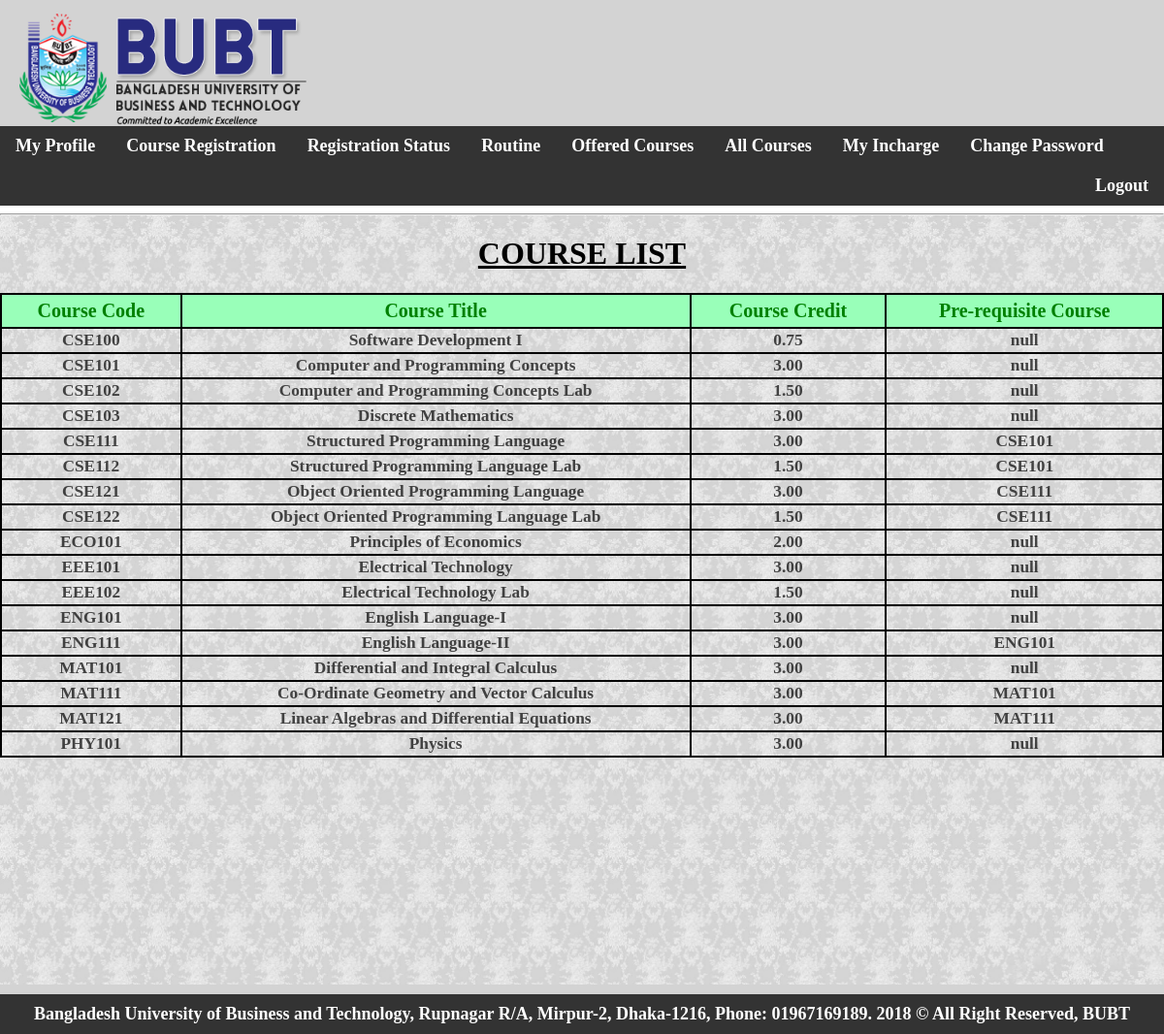
The page /stu_course_list.php (signed in) on the database its author committed.
### tables this page shows
CREATE TABLE `course` (
  `course_title` varchar(255) NOT NULL,
  `course_code` varchar(255) NOT NULL,
  `pre_req` varchar(255) NOT NULL,
  `department` varchar(255) NOT NULL,
  `credit` double(100,2) NOT NULL
);

### stu_course_list.php (the view, shortened to what this page needs)
<?php
$conn= mysqli_connect("localhost", "root", "", "course_list");
if($conn-> connect_error){
die("connection failed".$conn-> connect_error);
}
else{
if (isset($_SESSION['user1'])){$id = $_SESSION['user1'];
	$sql7= "select * from student WHERE `student_id` = $id";
$result7 = $conn-> query($sql7);
while($row7=$result7->fetch_assoc()){
$dept=$row7['department'];
}
}}
?>
<!DOCTYPE>
<html>
<head>
</head>
<body>
<?php
include "stu_header.php";
?>
<div class="bg-img">
<hr>
<h1 align="center"><u><B>COURSE LIST</b></u></h1>
<?php
$conn= mysqli_connect("localhost", "root", "", "course_list");
?>
<table style="float:center; width:100%; padding-left:440px;">
<tr>
<th bgcolor=#99ffb9>Course Code</th>
<th bgcolor=#99ffb9>Course Title</th>
<th bgcolor=#99ffb9>Course Credit</th>
<th bgcolor=#99ffb9>Pre-requisite Course</th>
</tr>
<?php
$sql= "select *from course WHERE department='$dept' ORDER BY department ASC,course_code ASC";
$result = $conn-> query($sql);
if($result-> num_rows > 0){
while ($row = $result-> fetch_assoc()){
echo "<tr>
<td>". $row["course_code"] ."</td>
<td>". $row["course_title"] ."</td>
<td>". $row["credit"] ."</td>
<td>". $row["pre_req"] ."</td>
</tr>";
}
echo "</table>";
?>
<br><br><br><br>
<?php
}
else{
echo "0 result";}
?>
<br><br><br><br><br><br><br><br><br>
</div>
<div class="footer">
  <ul><b>
  <li3><a>Bangladesh University of Business and Technology, Rupnagar R/A, Mirpur-2, Dhaka-1216, Phone: 01967169189. 2018 &#169; All Right Reserved, BUBT</a></li3>
</ul>
</div>
</body>
</html>

### style15.php (style rules this page uses)
body { margin: 0; padding:0; height:100% background-image:url("images/wall8.jpg"); background-size: cover; font-family: cambria math; }
.footer { padding: 10px 16px; color:black; background:lightgray; font-size:18px; }
table { //border: 1px solid black; border-collapse: collapse; padding-left:440px; }
th { border: 2px solid black; padding: 5px; text-align: center; color:green; font-size: 20px; }
td { border: 2px solid black; padding: 02px; text-align: center; font-weight:bold; font-size: 13pt; opacity: 0.7; }
ul { list-style-type: none; margin-top: 0px; margin-bottom: -10px; margin-right: -16px; margin-left: -16px; padding: 0px; overflow: hidden; background-color: #333; }
li3 { float: center; }
li3 a { display: block; color: white; text-align: center; padding: 10px 16px; text-decoration: none; }
* { box-sizing: border-box; }
.bg-img { background-image: url("images/wall8.jpg"); min-height: 300px; //background-position: center; background-repeat: no-repeat; background-size: cover; position: relative; }

### rows shown on the page
course: course_code "CSE100", course_title "Software Development I", credit "0.75", pre_req "null"
course: course_code "CSE101", course_title "Computer and Programming Concepts", credit "3.00", pre_req "null"
course: course_code "CSE102", course_title "Computer and Programming Concepts Lab", credit "1.50", pre_req "null"
course: course_code "CSE103", course_title "Discrete Mathematics", credit "3.00", pre_req "null"
course: course_code "CSE111", course_title "Structured Programming Language", credit "3.00", pre_req "CSE101"
course: course_code "CSE112", course_title "Structured Programming Language Lab", credit "1.50", pre_req "CSE101"
course: course_code "CSE121", course_title "Object Oriented Programming Language", credit "3.00", pre_req "CSE111"
course: course_code "CSE122", course_title "Object Oriented Programming Language Lab", credit "1.50", pre_req "CSE111"
course: course_code "ECO101", course_title "Principles of Economics", credit "2.00", pre_req "null"
course: course_code "EEE101", course_title "Electrical Technology", credit "3.00", pre_req "null"
course: course_code "EEE102", course_title "Electrical Technology Lab", credit "1.50", pre_req "null"
course: course_code "ENG101", course_title "English Language-I", credit "3.00", pre_req "null"
course: course_code "ENG111", course_title "English Language-II", credit "3.00", pre_req "ENG101"
course: course_code "MAT101", course_title "Differential and Integral Calculus", credit "3.00", pre_req "null"
course: course_code "MAT111", course_title "Co-Ordinate Geometry and Vector Calculus", credit "3.00", pre_req "MAT101"
course: course_code "MAT121", course_title "Linear Algebras and Differential Equations", credit "3.00", pre_req "MAT111"
course: course_code "PHY101", course_title "Physics", credit "3.00", pre_req "null"
